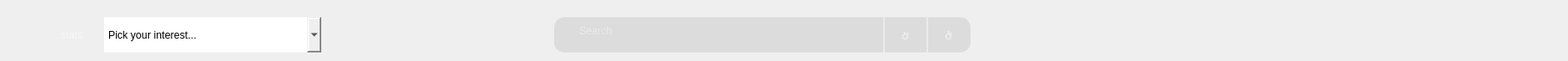
  <widget class="QGroupBox" name="searchBar">
   <property name="geometry">
    <rect>
     <x>110</x>
     <y>0</y>
     <width>1811</width>
     <height>71</height>
    </rect>
   </property>
   <property name="styleSheet">
    <string notr="true">border:none;
background:none;</string>
   </property>
   <property name="title">
    <string/>
   </property>
   <widget class="QLabel" name="label_15">
    <property name="geometry">
     <rect>
      <x>70</x>
      <y>20</y>
      <width>41</width>
      <height>41</height>
     </rect>
    </property>
    <property name="styleSheet">
     <string notr="true">QLabel#label_15

{
font: 10pt &quot;MS Reference Sans Serif&quot;;
border:none;
background-color:transparent;
color:rgba(255,255,255,120);
}
</string>
    </property>
    <property name="text">
     <string>stats</string>
    </property>
   </widget>
   <widget class="QComboBox" name="comboBox">
    <property name="geometry">
     <rect>
      <x>120</x>
      <y>20</y>
      <width>251</width>
      <height>41</height>
     </rect>
    </property>
    <property name="mouseTracking">
     <bool>false</bool>
    </property>
    <property name="styleSheet">
     <string notr="true">#comboBox
{
border:1 px solid #ced4da;
border-radius:12px;
padding-left:10px;
background:rgba(190,190,190,100);
color : rgba(255,255,255,200);
font: 12pt &quot;MS Shell Dlg 2&quot;;
}
#comboBox::drop-down{
border:0px;
}
#comboBox::down-arrow{
image:url(D:\Untitled_design__5_-removebg-preview.png);
width:30px;
height:30px;
margin-right:18px;
}
#comboBox QListView{
border:1 px solid #ced4da;
font-size:12px &quot;MS Shell Dlg 2&quot;;
padding:5px;
outline:0px;
border-radius:20px;
selection-background-color: rgba(90,90,90,200);
background-color:rgba(150,150,150,150);
}
#comboBox QListView::item{
font-size:12px &quot;MS Shell Dlg 2&quot;;
selection-background-color: rgba(90,90,90,200);
background-color:rgba(150,150,150,150);
border-radius:12px;
}
#comboBox QListView::item:hover{
font-size:12px &quot;MS Shell Dlg 2&quot;;
selection-background-color:rgba(90,90,90,200);
background-color:rgba(150,150,150,150);
border-radius:12px;
}

</string>
    </property>
    <property name="currentText">
     <string>Pick your interest...</string>
    </property>
    <property name="frame">
     <bool>true</bool>
    </property>
    <item>
     <property name="text">
      <string>Pick your interest...</string>
     </property>
    </item>
    <item>
     <property name="text">
      <string>Movie statistics</string>
     </property>
    </item>
    <item>
     <property name="text">
      <string>Serie statistics</string>
     </property>
    </item>
    <item>
     <property name="text">
      <string>Broadcast statistics</string>
     </property>
    </item>
    <item>
     <property name="text">
      <string>Radio statistics</string>
     </property>
    </item>
    <item>
     <property name="text">
      <string>All production</string>
     </property>
    </item>
   </widget>
   <widget class="QLabel" name="label_48">
    <property name="geometry">
     <rect>
      <x>1020</x>
      <y>20</y>
      <width>16</width>
      <height>41</height>
     </rect>
    </property>
    <property name="styleSheet">
     <string notr="true">background-color: rgba(0, 0, 0,0);
font: 12pt &quot;MS Shell Dlg 2&quot;;
border: 2px solid rgba(0,0,0,0);
border-left-color:rgba(255,255,255,100);
color:rgb(255,255,255);
padding-bottom:7px;
border-radius:0px;</string>
    </property>
    <property name="text">
     <string/>
    </property>
   </widget>
   <widget class="QTextEdit" name="textEdit">
    <property name="geometry">
     <rect>
      <x>640</x>
      <y>20</y>
      <width>481</width>
      <height>41</height>
     </rect>
    </property>
    <property name="layoutDirection">
     <enum>Qt::LeftToRight</enum>
    </property>
    <property name="styleSheet">
     <string notr="true">border:1 px solid #ced4da;
border-radius:12px;
padding-left:25px;
padding-top:5px;
background:rgba(190,190,190,100);
color : rgba(255,255,255,200);
font: 14pt &quot;MS Shell Dlg 2&quot;;</string>
    </property>
    <property name="placeholderText">
     <string>Search</string>
    </property>
   </widget>
   <widget class="QPushButton" name="gg_2">
    <property name="geometry">
     <rect>
      <x>1080</x>
      <y>20</y>
      <width>31</width>
      <height>41</height>
     </rect>
    </property>
    <property name="styleSheet">
     <string notr="true">QPushButton#gg_2
{
font: 20pt &quot;dripicons-v2&quot;;
border:none;
background-color:transparent;
color:rgba(255,255,255,150);
}
QPushButton#gg_2:hover
{
font: 20pt &quot;dripicons-v2&quot;;
border:none;
background-color:transparent;
color:rgba(255,255,255,255);
}</string>
    </property>
    <property name="text">
     <string></string>
    </property>
   </widget>
   <widget class="QPushButton" name="gg_5">
    <property name="geometry">
     <rect>
      <x>1030</x>
      <y>20</y>
      <width>31</width>
      <height>41</height>
     </rect>
    </property>
    <property name="styleSheet">
     <string notr="true">QPushButton#gg_5
{
font: 20pt &quot;dripicons-v2&quot;;
border:none;
background-color:transparent;
color:rgba(255,255,255,150);
}
QPushButton#gg_5:hover
{
font: 20pt &quot;dripicons-v2&quot;;
border:none;
background-color:transparent;
color:rgba(255,255,255,255);
}</string>
    </property>
    <property name="text">
     <string></string>
    </property>
   </widget>
   <widget class="QLabel" name="label_47">
    <property name="geometry">
     <rect>
      <x>1070</x>
      <y>20</y>
      <width>16</width>
      <height>41</height>
     </rect>
    </property>
    <property name="styleSheet">
     <string notr="true">background-color: rgba(0, 0, 0,0);
font: 12pt &quot;MS Shell Dlg 2&quot;;
border: 2px solid rgba(0,0,0,0);
border-left-color:rgba(255,255,255,100);
color:rgb(255,255,255);
padding-bottom:7px;
border-radius:0px;</string>
    </property>
    <property name="text">
     <string/>
    </property>
   </widget>
   <widget class="QPushButton" name="hihi">
    <property name="geometry">
     <rect>
      <x>1710</x>
      <y>10</y>
      <width>60</width>
      <height>60</height>
     </rect>
    </property>
    <property name="toolTipDuration">
     <number>1</number>
    </property>
    <property name="autoFillBackground">
     <bool>false</bool>
    </property>
    <property name="styleSheet">
     <string notr="true">QPushButton#hihi{
border-radius:30px;
border-image:url(&quot;plink.gif&quot;);
}</string>
    </property>
    <property name="text">
     <string/>
    </property>
    <property name="iconSize">
     <size>
      <width>40</width>
      <height>40</height>
     </size>
    </property>
    <property name="flat">
     <bool>false</bool>
    </property>
   </widget>
   <zorder>textEdit</zorder>
   <zorder>comboBox</zorder>
   <zorder>label_15</zorder>
   <zorder>label_48</zorder>
   <zorder>gg_2</zorder>
   <zorder>gg_5</zorder>
   <zorder>label_47</zorder>
   <zorder>hihi</zorder>
  </widget>
